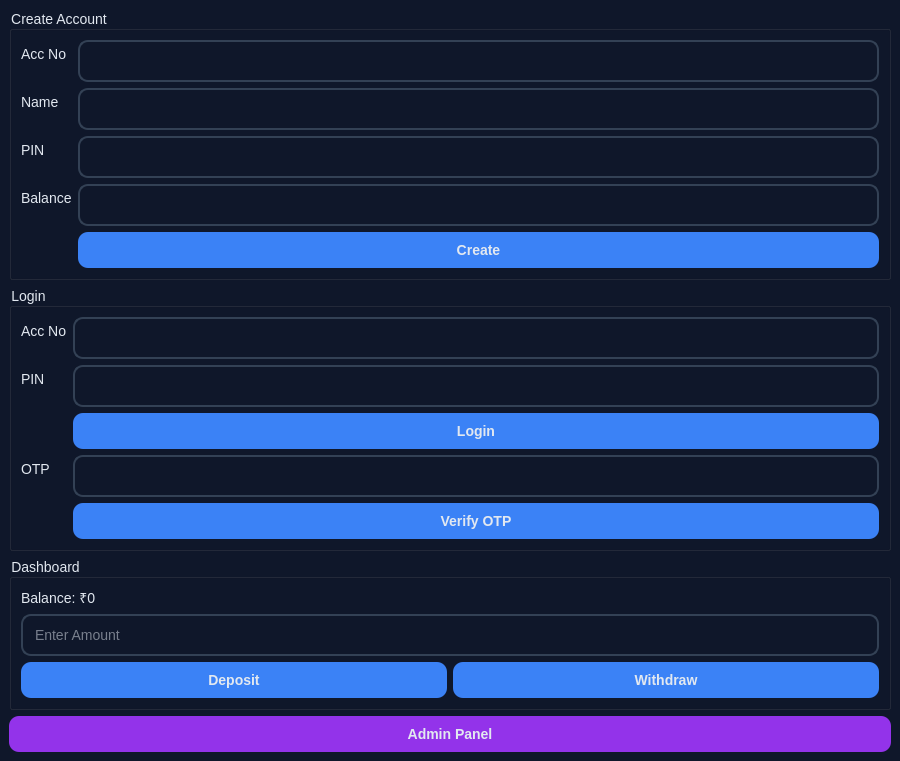
<?xml version="1.0" encoding="UTF-8"?>
<ui version="4.0">
 <class>MainWindow</class>
 <widget class="QMainWindow" name="MainWindow">
  <property name="geometry">
   <rect>
    <x>0</x>
    <y>0</y>
    <width>900</width>
    <height>674</height>
   </rect>
  </property>
  <property name="windowTitle">
   <string>Bank App</string>
  </property>
  <property name="styleSheet">
   <string notr="true">/* GLOBAL */
QWidget {
    background-color: #0f172a;
    color: #e2e8f0;
    font-family: 'Segoe UI';
    font-size: 14px;
}

/* LEFT PANEL */
QFrame#leftPanel {
    background: qlineargradient(
        x1:0, y1:0, x2:1, y2:1,
        stop:0 #3b82f6,
        stop:1 #9333ea
    );
    border-radius: 15px;
}

QLabel#appTitle {
    font-size: 32px;
    font-weight: bold;
    color: white;
}

QLabel#tagline {
    font-size: 14px;
    color: #e0e7ff;
}

/* LOGIN CARD */
QFrame#loginCard {
    background-color: #1e293b;
    border-radius: 20px;
    padding: 25px;
}

/* TITLE */
QLabel#loginTitle {
    font-size: 22px;
    font-weight: bold;
    margin-bottom: 10px;
}

/* INPUTS */
QLineEdit {
    background-color: #0f172a;
    border: 2px solid #334155;
    border-radius: 10px;
    padding: 10px;
}

QLineEdit:focus {
    border: 2px solid #3b82f6;
}

/* BUTTONS */
QPushButton {
    background-color: #3b82f6;
    border-radius: 10px;
    padding: 10px;
    font-weight: bold;
}

QPushButton:hover {
    background-color: #2563eb;
}

QPushButton:pressed {
    background-color: #1d4ed8;
}

/* ADMIN BUTTON SPECIAL */
QPushButton#adminBtn {
    background-color: #9333ea;
}

QPushButton#adminBtn:hover {
    background-color: #7e22ce;
}</string>
  </property>
  <widget class="QWidget" name="centralwidget">
   <layout class="QVBoxLayout">
    <item>
     <widget class="QGroupBox" name="createBox">
      <property name="title">
       <string>Create Account</string>
      </property>
      <layout class="QFormLayout">
       <item row="0" column="0">
        <widget class="QLabel" name="label">
         <property name="text">
          <string>Acc No</string>
         </property>
        </widget>
       </item>
       <item row="0" column="1">
        <widget class="QLineEdit" name="accCreate"/>
       </item>
       <item row="1" column="0">
        <widget class="QLabel" name="label">
         <property name="text">
          <string>Name</string>
         </property>
        </widget>
       </item>
       <item row="1" column="1">
        <widget class="QLineEdit" name="nameCreate"/>
       </item>
       <item row="2" column="0">
        <widget class="QLabel" name="label">
         <property name="text">
          <string>PIN</string>
         </property>
        </widget>
       </item>
       <item row="2" column="1">
        <widget class="QLineEdit" name="pinCreate"/>
       </item>
       <item row="3" column="0">
        <widget class="QLabel" name="label">
         <property name="text">
          <string>Balance</string>
         </property>
        </widget>
       </item>
       <item row="3" column="1">
        <widget class="QLineEdit" name="balCreate"/>
       </item>
       <item row="4" column="1">
        <widget class="QPushButton" name="createBtn">
         <property name="text">
          <string>Create</string>
         </property>
        </widget>
       </item>
      </layout>
     </widget>
    </item>
    <item>
     <widget class="QGroupBox" name="loginBox">
      <property name="title">
       <string>Login</string>
      </property>
      <layout class="QFormLayout">
       <item row="0" column="0">
        <widget class="QLabel" name="label">
         <property name="text">
          <string>Acc No</string>
         </property>
        </widget>
       </item>
       <item row="0" column="1">
        <widget class="QLineEdit" name="accLogin"/>
       </item>
       <item row="1" column="0">
        <widget class="QLabel" name="label">
         <property name="text">
          <string>PIN</string>
         </property>
        </widget>
       </item>
       <item row="1" column="1">
        <widget class="QLineEdit" name="pinLogin"/>
       </item>
       <item row="2" column="1">
        <widget class="QPushButton" name="loginBtn">
         <property name="text">
          <string>Login</string>
         </property>
        </widget>
       </item>
       <item row="3" column="0">
        <widget class="QLabel" name="label">
         <property name="text">
          <string>OTP</string>
         </property>
        </widget>
       </item>
       <item row="3" column="1">
        <widget class="QLineEdit" name="otpInput"/>
       </item>
       <item row="4" column="1">
        <widget class="QPushButton" name="verifyOtpBtn">
         <property name="text">
          <string>Verify OTP</string>
         </property>
        </widget>
       </item>
      </layout>
     </widget>
    </item>
    <item>
     <widget class="QGroupBox" name="dashboardBox">
      <property name="title">
       <string>Dashboard</string>
      </property>
      <layout class="QVBoxLayout">
       <item>
        <widget class="QLabel" name="balanceLabel">
         <property name="text">
          <string>Balance: ₹0</string>
         </property>
        </widget>
       </item>
       <item>
        <widget class="QLineEdit" name="amountInput">
         <property name="placeholderText">
          <string>Enter Amount</string>
         </property>
        </widget>
       </item>
       <item>
        <layout class="QHBoxLayout">
         <item>
          <widget class="QPushButton" name="depositBtn">
           <property name="text">
            <string>Deposit</string>
           </property>
          </widget>
         </item>
         <item>
          <widget class="QPushButton" name="withdrawBtn">
           <property name="text">
            <string>Withdraw</string>
           </property>
          </widget>
         </item>
        </layout>
       </item>
      </layout>
     </widget>
    </item>
    <item>
     <widget class="QPushButton" name="adminBtn">
      <property name="text">
       <string>Admin Panel</string>
      </property>
     </widget>
    </item>
   </layout>
  </widget>
 </widget>
 <resources/>
 <connections/>
</ui>
